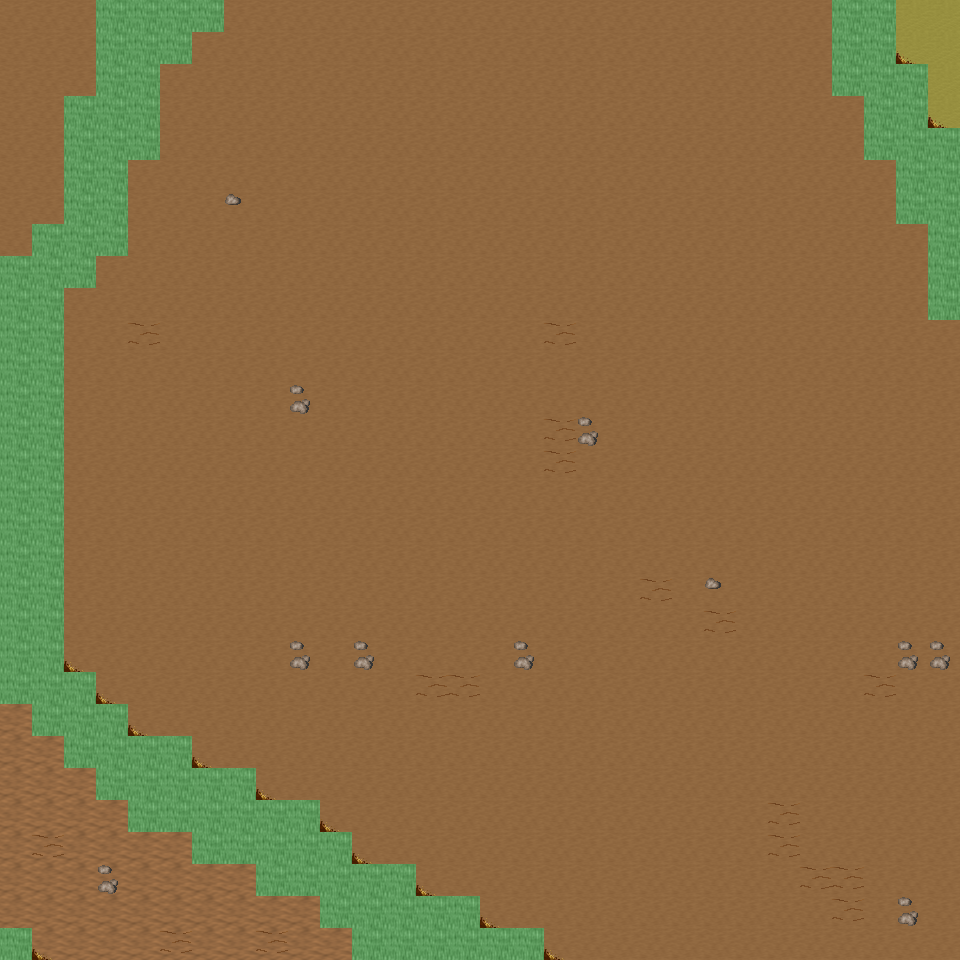

Below is a game level as drawn by its tile map, then a one-line description and the .tmx that defines it (tile-layer data replaced by summaries):
An orthogonal 30x30 tile map with 32x32 px tiles, 6 tile layers (Ground, Object, Object2, Above, ...), 23 tilesets and 7 objects (7x mapExit).

<map version="1.0" orientation="orthogonal" renderorder="right-down" width="30" height="30" tilewidth="32" tileheight="32" nextobjectid="8">
  <tileset firstgid="1" name="tileset_ground_ground" tilewidth="32" tileheight="32" tilecount="33" columns="3">
    <image source="../drawable/tileset_ground_ground.png" width="96" height="352" />
  </tileset>
  <tileset firstgid="34" name="tileset_ground_water_pool" tilewidth="32" tileheight="32" tilecount="72" columns="3">
    <image source="../drawable/tileset_ground_water_pool.png" width="96" height="768" />
  </tileset>
  <tileset firstgid="106" name="tileset_ground_ridge_earth_dark" tilewidth="32" tileheight="32" tilecount="96" columns="12">
    <image source="../drawable/tileset_ground_ridge_earth_dark.png" width="384" height="256" />
  </tileset>
  <tileset firstgid="202" name="tileset_ground_ridge_earth_pale" tilewidth="32" tileheight="32" tilecount="96" columns="12">
    <image source="../drawable/tileset_ground_ridge_earth_pale.png" width="384" height="256" />
  </tileset>
  <tileset firstgid="298" name="tileset_ground_grass_edges" tilewidth="32" tileheight="32" tilecount="36" columns="12">
    <image source="../drawable/tileset_ground_grass_edges.png" width="384" height="96" />
  </tileset>
  <tileset firstgid="334" name="tileset_ground_grass_corners" tilewidth="32" tileheight="32" tilecount="24" columns="6">
    <image source="../drawable/tileset_ground_grass_corners.png" width="192" height="128" />
  </tileset>
  <tileset firstgid="358" name="tileset_ground_earth_edges" tilewidth="32" tileheight="32" tilecount="18" columns="6">
    <image source="../drawable/tileset_ground_earth_edges.png" width="192" height="96" />
  </tileset>
  <tileset firstgid="376" name="tileset_ground_rock_pebbles" tilewidth="32" tileheight="32" tilecount="3" columns="1">
    <image source="../drawable/tileset_ground_rock_pebbles.png" width="32" height="96" />
  </tileset>
  <tileset firstgid="379" name="tileset_ground_ladder_steps" tilewidth="32" tileheight="32" tilecount="6" columns="3">
    <image source="../drawable/tileset_ground_ladder_steps.png" width="96" height="64" />
  </tileset>
  <tileset firstgid="385" name="tileset_plant_grasses" tilewidth="32" tileheight="32" tilecount="6" columns="3">
    <image source="../drawable/tileset_plant_grasses.png" width="96" height="64" />
  </tileset>
  <tileset firstgid="391" name="tileset_plant_flower_daisy_red" tilewidth="32" tileheight="32" tilecount="8" columns="2">
    <image source="../drawable/tileset_plant_flower_daisy_red.png" width="64" height="128" />
  </tileset>
  <tileset firstgid="399" name="tileset_plant_flower_daisy_yellow" tilewidth="32" tileheight="32" tilecount="8" columns="2">
    <image source="../drawable/tileset_plant_flower_daisy_yellow.png" width="64" height="128" />
  </tileset>
  <tileset firstgid="407" name="tileset_plant_flower_daisy_blue" tilewidth="32" tileheight="32" tilecount="8" columns="2">
    <image source="../drawable/tileset_plant_flower_daisy_blue.png" width="64" height="128" />
  </tileset>
  <tileset firstgid="415" name="tileset_item_corpse_huge_animal" tilewidth="32" tileheight="32" tilecount="16" columns="2">
    <image source="../drawable/tileset_item_corpse_huge_animal.png" width="64" height="256" />
  </tileset>
  <tileset firstgid="431" name="tileset_item_pot_dark_barrel" tilewidth="32" tileheight="32" tilecount="2" columns="1">
    <image source="../drawable/tileset_item_pot_dark_barrel.png" width="32" height="64" />
  </tileset>
  <tileset firstgid="433" name="tileset_item_statue_green_stone" tilewidth="32" tileheight="32" tilecount="12" columns="4">
    <image source="../drawable/tileset_item_statue_green_stone.png" width="128" height="96" />
  </tileset>
  <tileset firstgid="445" name="tileset_logic_creature_orc" tilewidth="32" tileheight="32" tilecount="6" columns="6">
    <image source="../drawable/tileset_logic_creature_orc.png" width="192" height="32" />
  </tileset>
  <tileset firstgid="451" name="tileset_logic_creature_animal" tilewidth="32" tileheight="32" tilecount="32" columns="8">
    <image source="../drawable/tileset_logic_creature_animal.png" width="256" height="128" />
  </tileset>
  <tileset firstgid="483" name="tileset_logic_portal" tilewidth="32" tileheight="32" tilecount="24" columns="8">
    <image source="../drawable/tileset_logic_portal.png" width="256" height="96" />
  </tileset>
  <tileset firstgid="507" name="tileset_logic_collision" tilewidth="32" tileheight="32" tilecount="1" columns="1">
    <image source="../drawable/tileset_logic_collision.png" width="32" height="32" />
  </tileset>
  <tileset firstgid="508" name="tileset_plant_tree_spruce" tilewidth="32" tileheight="32" tilecount="6" columns="2">
    <image source="../drawable/tileset_plant_tree_spruce.png" width="64" height="96" />
  </tileset>
  <tileset firstgid="514" name="tileset_plant_tree_taller_trees" tilewidth="32" tileheight="32" tilecount="32" columns="8">
    <image source="../drawable/tileset_plant_tree_taller_trees.png" width="256" height="128" />
  </tileset>
  <tileset firstgid="546" name="tileset_plant_bush_bush_mult_colored" tilewidth="32" tileheight="32" tilecount="6" columns="3">
    <image source="../drawable/tileset_plant_bush_bush_mult_colored.png" width="96" height="64" />
  </tileset>
  <layer name="Ground" width="30" height="30">
    <data>[900 cells, 900 non-empty, 3 distinct tile ids]</data>
  </layer>
  <layer name="Object" width="30" height="30">
    <data>[900 cells, 121 non-empty, 22 distinct tile ids]</data>
  </layer>
  <layer name="Object2" width="30" height="30">
    <data>[900 cells, 36 non-empty, 12 distinct tile ids]</data>
  </layer>
  <layer name="Above" width="30" height="30">
    <data>[900 cells, 0 non-empty, 0 distinct tile ids]</data>
  </layer>
  <layer name="Above2" width="30" height="30">
    <data>[900 cells, 0 non-empty, 0 distinct tile ids]</data>
  </layer>
  <layer name="Walkable" width="30" height="30">
    <data>[900 cells, 111 non-empty, 1 distinct tile ids]</data>
  </layer>
  <objectgroup name="MapEvents">
    <object id="1" name="north" type="mapExit" x="0" y="0" width="96" height="32">
      <properties>
        <property name="map" value="level_0_x68_y77" />
        <property name="x" value="0" />
        <property name="y" value="28" />
      </properties>
    </object>
    <object id="2" name="north2" type="mapExit" x="224" y="0" width="608" height="32">
      <properties>
        <property name="map" value="level_0_x68_y77" />
        <property name="x" value="7" />
        <property name="y" value="28" />
      </properties>
    </object>
    <object id="3" name="north3" type="mapExit" x="896" y="0" width="64" height="32">
      <properties>
        <property name="map" value="level_0_x68_y77" />
        <property name="x" value="28" />
        <property name="y" value="28" />
      </properties>
    </object>
    <object id="4" name="south" type="mapExit" x="32" y="928" width="320" height="32">
      <properties>
        <property name="map" value="level_0_x68_y79" />
        <property name="x" value="1" />
        <property name="y" value="1" />
      </properties>
    </object>
    <object id="5" name="south2" type="mapExit" x="544" y="928" width="416" height="32">
      <properties>
        <property name="map" value="level_0_x68_y79" />
        <property name="x" value="17" />
        <property name="y" value="1" />
      </properties>
    </object>
    <object id="6" name="east" type="mapExit" x="928" y="0" width="32" height="128">
      <properties>
        <property name="map" value="level_0_x69_y78" />
        <property name="x" value="1" />
        <property name="y" value="0" />
      </properties>
    </object>
    </objectgroup>
</map>
<!-- 1 of 7 objects omitted -->
